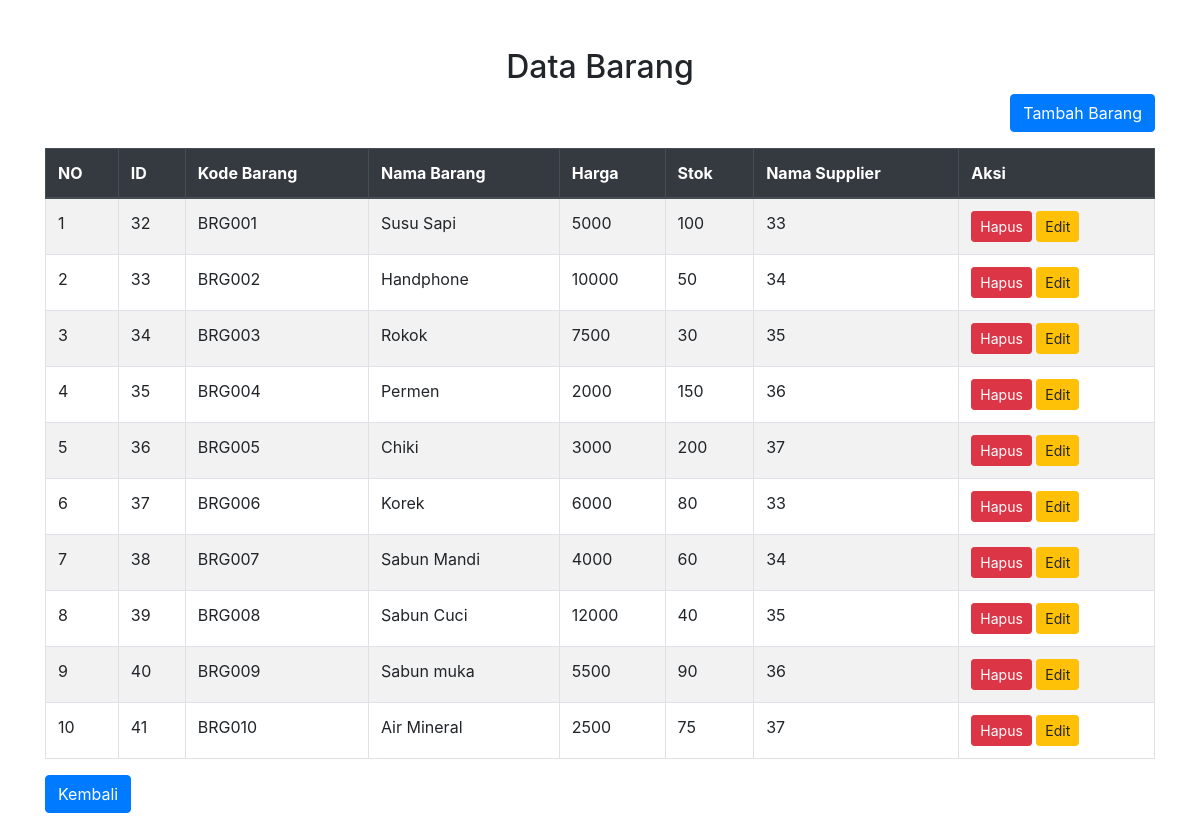
Page /barang/index.php on the earlier database version.
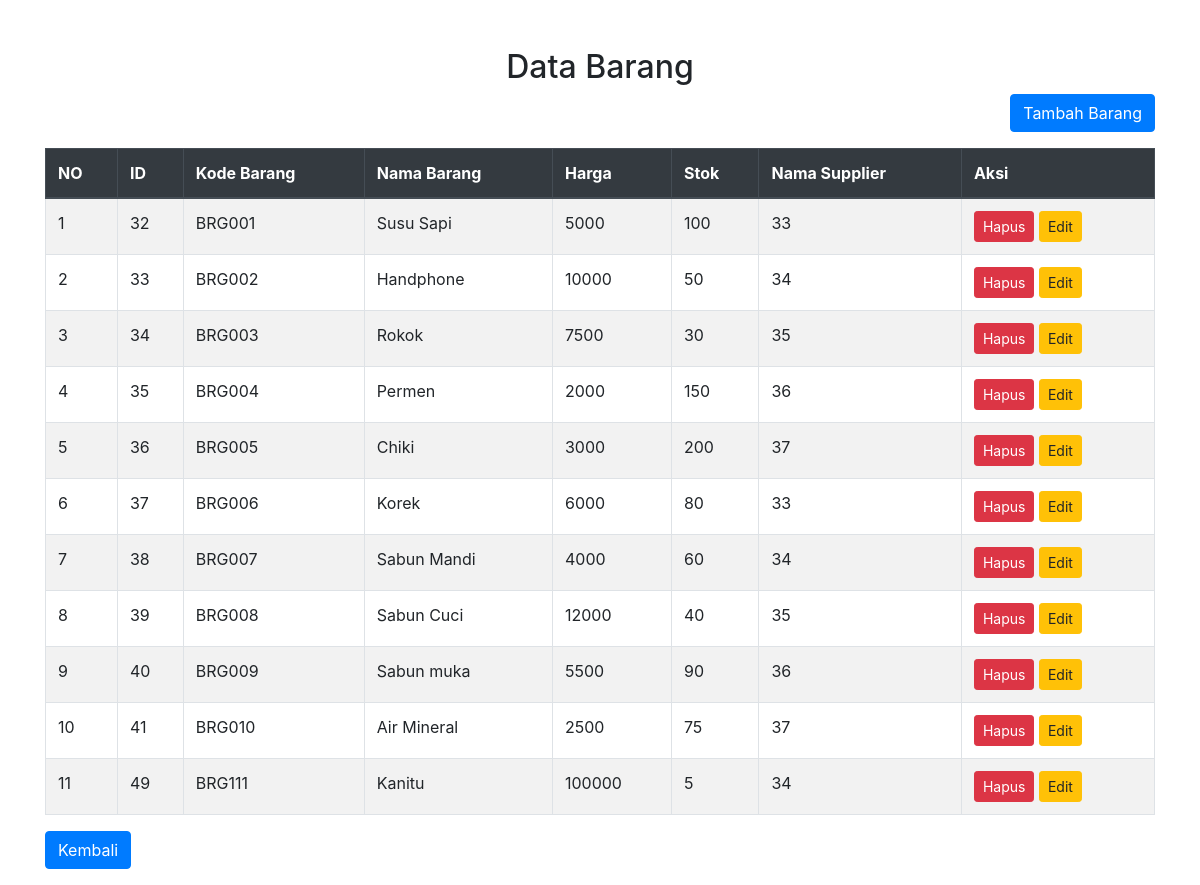
Same page on the later database version.
### tables this page shows
CREATE TABLE `barang` (
  `id` int NOT NULL,
  `kode_barang` varchar(10) NOT NULL,
  `nama_barang` varchar(100) NOT NULL,
  `harga` int NOT NULL,
  `stok` int NOT NULL,
  `supplier_id` int NOT NULL
);

### function.php (called while the page is built, shortened)
<?php
$conn = mysqli_connect("localhost", "root", "", "store");
function query($tes){
    global $conn;
    $result = mysqli_query($conn, $tes);
    $rows = [];
    while($row = mysqli_fetch_assoc($result)){
        $rows[] = $row;
    }
    return $rows;
}
?>

### barang/index.php (the view, shortened to what this page needs)
<?php
include "../function.php";
$barang = query("SELECT * FROM barang");
$i = 1
?>
<!DOCTYPE html>
<html lang="en">
<head>
    <link href="https://stackpath.bootstrapcdn.com/bootstrap/4.5.2/css/bootstrap.min.css" rel="stylesheet">
</head>
<body>
<div class="container mt-5">
    <h2 class="text-center">Data Barang</h2>
    <div class="text-right mb-3">
        <a href="tambah_barang.php" class="btn btn-primary">Tambah Barang</a>
    </div>
    <table class="table table-bordered table-striped table-hover">
        <thead class="thead-dark">
            <tr>
                <th>NO</th>
                <th>ID</th>
                <th>Kode Barang</th>
                <th>Nama Barang</th>
                <th>Harga</th>
                <th>Stok</th>
                <th>Nama Supplier</th>
                <th>Aksi</th>
            </tr>
        </thead>
        <tbody>
            <?php foreach($barang as $rows) : ?>
                <tr>
                    <td><?php echo $i?></td>
                    <td><?php echo $rows["id"] ?></td>
                    <td><?php echo $rows["kode_barang"] ?></td>
                    <td><?php echo $rows["nama_barang"] ?></td>
                    <td><?php echo $rows["harga"] ?></td>
                    <td><?php echo $rows["stok"] ?></td>
                    <td><?php echo $rows["supplier_id"] ?></td>
                    <td>
                                <a href="hapus_barang.php?id=<?php echo $rows["id"] ?>" class="btn btn-danger btn-sm" onclick="return confirm('Anda yakin ingin menghapus supplier ini?')">Hapus</a>
                                <a href="edit_barang.php?id=<?php echo $rows["id"] ?>" class="btn btn-warning btn-sm">Edit</a>
                            </td>
                </tr>
                <?php $i += 1; ?>
            <?php endforeach; ?>
        </tbody>
    </table>
    <div class="text-left mb-3">
        <a href="../index.php" class="btn btn-primary">Kembali</a>
    </div>
</body>
</html>

Differences in the rows shown:
added barang: id "49", kode_barang "BRG111", nama_barang "Kanitu", harga "100000", stok "5", supplier "34"
